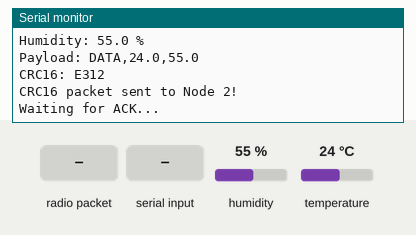
Simulated run of this sketch. Board: Arduino Uno, built with avr-gcc and run on an emulated ATmega328P. Shown: the last lines printed to the serial monitor. The inputs (shaded band) are chosen by the test bench; at power-on: humidity 55 %, temperature 24 °C. No radio packets arrive unless stated.

Above: at 1.3 s.
1.4 s: humidity set to 22 %
At 2.8 s:
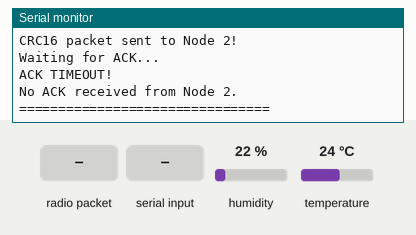
3.8 s: radio packet "ACK" arrives
At 5.8 s:
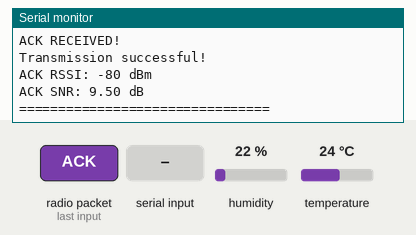
6.8 s: "ACK\n" received over Serial
At 8.0 s:
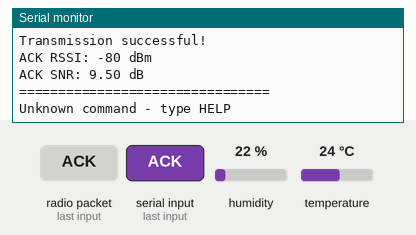
8.3 s: temperature set to 12 °C
At 11.8 s:
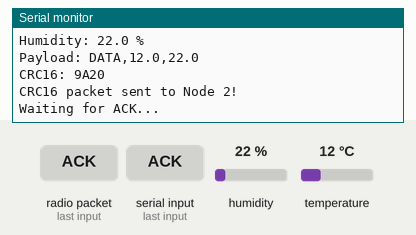
16.7 s: "HELP\n" received over Serial
At 18.2 s:
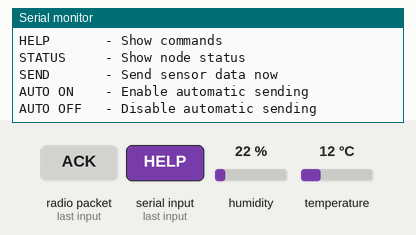
18.8 s: "STATUS\n" received over Serial
At 20.0 s:
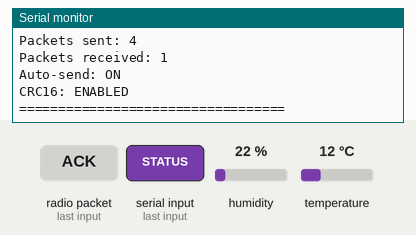

The sketch:

RFM95_Sender.ino
```cpp
#include <SPI.h>
#include <LoRa.h>
#include <DHT.h>
#include <string.h>
#include <ctype.h>
#include <stdint.h>

#define LORA_FREQUENCY 868E6

// DHT11 configuration
#define DHTPIN A0
#define DHTTYPE DHT11

DHT dht(DHTPIN, DHTTYPE);

// LoRa configuration
const long frequency = LORA_FREQUENCY;
int spreadingFactor = 7;
int txPower = 17;
long bandwidth = 125E3;

// Sending configuration
bool autoSend = true;
unsigned long lastSend = 0;
const unsigned long SEND_INTERVAL = 5000;

// Statistics
unsigned long sent = 0;
unsigned long received = 0;

int lastRssi = 0;
float lastSnr = 0;

// Serial commands
char line[48];
byte lineLength = 0;


// ======================================
// CRC16 - CCITT-FALSE
// Polynomial: 0x1021
// Initial value: 0xFFFF
// ======================================

uint16_t calculateCRC16(const char *data) {

  uint16_t crc = 0xFFFF;

  while (*data) {

    crc ^= ((uint16_t)(uint8_t)*data << 8);

    for (byte i = 0; i < 8; i++) {

      if (crc & 0x8000) {
        crc = (crc << 1) ^ 0x1021;
      } else {
        crc <<= 1;
      }
    }

    data++;
  }

  return crc;
}


// ======================================
// SETUP
// ======================================

void setup() {

  Serial.begin(9600);

  dht.begin();

  Serial.println();
  Serial.println("================================");
  Serial.println("   NODE 1 - LORA SENDER");
  Serial.println("================================");

  LoRa.setPins(10, 9, 2);

  if (!LoRa.begin(frequency)) {
    Serial.println("LoRa module not responding!");
    while (true) {}
  }

  LoRa.setSpreadingFactor(12);
  LoRa.setSignalBandwidth(bandwidth);
  LoRa.setCodingRate4(5);
  LoRa.setSyncWord(0x12);
  LoRa.setTxPower(txPower);

  Serial.println("LoRa READY!");
  Serial.println("Frequency: 868 MHz");
  Serial.println("SF7 - BW125 kHz - CR4/5");
  Serial.println("DHT11 initialized!");
  Serial.println("CRC16: ENABLED");
  Serial.println("Type HELP for commands");

  lastSend = millis() - SEND_INTERVAL;
}


// ======================================
// SEND SENSOR DATA WITH CRC16
// ======================================

void sendSensorData() {

  float temperature = dht.readTemperature();
  float humidity = dht.readHumidity();

  if (isnan(temperature) || isnan(humidity)) {
    Serial.println("DHT11 ERROR: Sensor reading failed!");
    return;
  }

  Serial.println();
  Serial.println("========== SENSOR DATA ==========");

  Serial.print("Temperature: ");
  Serial.print(temperature, 1);
  Serial.println(" C");

  Serial.print("Humidity: ");
  Serial.print(humidity, 1);
  Serial.println(" %");


  // Create original payload
  String payload = "DATA,";
  payload += String(temperature, 1);
  payload += ",";
  payload += String(humidity, 1);


  // Calculate CRC16 over payload only
  uint16_t crc = calculateCRC16(payload.c_str());


  // Convert CRC to exactly 4 hexadecimal characters
  char crcText[5];
  snprintf(crcText, sizeof(crcText), "%04X", crc);


  // Display payload and CRC
  Serial.println();
  Serial.print("Payload: ");
  Serial.println(payload);

  Serial.print("CRC16: ");
  Serial.println(crcText);


  // Send payload + comma + CRC
  LoRa.beginPacket();

  LoRa.print(payload);
  LoRa.print(",");
  LoRa.print(crcText);

  LoRa.endPacket();

  sent++;

  Serial.println();
  Serial.println("CRC16 packet sent to Node 2!");
  Serial.println("Waiting for ACK...");


  // Wait for ACK
  unsigned long startWait = millis();
  bool ackReceived = false;

  while (millis() - startWait < 2000) {

    int packetSize = LoRa.parsePacket();

    if (packetSize) {

      String response = "";

      while (LoRa.available()) {
        response += (char)LoRa.read();
      }

      lastRssi = LoRa.packetRssi();
      lastSnr = LoRa.packetSnr();

      received++;

      if (response == "ACK") {

        ackReceived = true;

        Serial.println();
        Serial.println("ACK RECEIVED!");
        Serial.println("Transmission successful!");

        Serial.print("ACK RSSI: ");
        Serial.print(lastRssi);
        Serial.println(" dBm");

        Serial.print("ACK SNR: ");
        Serial.print(lastSnr);
        Serial.println(" dB");

        break;
      }
    }
  }

  if (!ackReceived) {

    Serial.println();
    Serial.println("ACK TIMEOUT!");
    Serial.println("No ACK received from Node 2.");
  }

  Serial.println("================================");
}


// ======================================
// DISPLAY STATUS
// ======================================

void status() {

  Serial.println();
  Serial.println("========== NODE 1 STATUS ==========");

  Serial.print("Frequency: ");
  Serial.print(frequency / 1000000);
  Serial.println(" MHz");

  Serial.print("Spreading Factor: SF");
  Serial.println(spreadingFactor);

  Serial.print("Bandwidth: ");
  Serial.print(bandwidth / 1000);
  Serial.println(" kHz");

  Serial.print("Packets sent: ");
  Serial.println(sent);

  Serial.print("Packets received: ");
  Serial.println(received);

  Serial.print("Auto-send: ");
  Serial.println(autoSend ? "ON" : "OFF");

  Serial.println("CRC16: ENABLED");

  Serial.println("==================================");
}


// ======================================
// HELP COMMANDS
// ======================================

void help() {

  Serial.println();
  Serial.println("Commands:");
  Serial.println("HELP       - Show commands");
  Serial.println("STATUS     - Show node status");
  Serial.println("SEND       - Send sensor data now");
  Serial.println("AUTO ON    - Enable automatic sending");
  Serial.println("AUTO OFF   - Disable automatic sending");
}


// ======================================
// PROCESS SERIAL COMMANDS
// ======================================

void command(char* text) {

  while (*text == ' ') ++text;

  char* arg = strchr(text, ' ');

  if (arg) {
    *arg++ = 0;
    while (*arg == ' ') ++arg;
  } else {
    arg = text + strlen(text);
  }

  for (char* p = text; *p; ++p) {
    *p = toupper(*p);
  }

  if (!*text) return;

  if (strcmp(text, "HELP") == 0) {
    help();
  }

  else if (strcmp(text, "STATUS") == 0) {
    status();
  }

  else if (strcmp(text, "SEND") == 0) {
    sendSensorData();
  }

  else if (strcmp(text, "AUTO") == 0) {

    for (char* p = arg; *p; ++p) {
      *p = toupper(*p);
    }

    if (strcmp(arg, "ON") == 0) {
      autoSend = true;
      Serial.println("Auto-send ENABLED");
    }

    else if (strcmp(arg, "OFF") == 0) {
      autoSend = false;
      Serial.println("Auto-send DISABLED");
    }

    else {
      Serial.println("Use AUTO ON or AUTO OFF");
    }
  }

  else {
    Serial.println("Unknown command - type HELP");
  }
}


// ======================================
// READ SERIAL MONITOR INPUT
// ======================================

void readSerial() {

  while (Serial.available()) {

    char c = Serial.read();

    if (c == '\r' || c == '\n') {

      if (lineLength) {
        line[lineLength] = '\0';
        lineLength = 0;
        command(line);
      }
    }

    else if (lineLength < sizeof(line) - 1) {
      line[lineLength++] = c;
    }
  }
}


// ======================================
// MAIN LOOP
// ======================================

void loop() {

  readSerial();

  if (autoSend && millis() - lastSend >= SEND_INTERVAL) {

    lastSend = millis();

    sendSensorData();
  }
}
```

Measured:
- after the input at 3.8 s, the serial monitor: prints a new line after 1.6 s (image 2)
- after the input at 6.8 s, the serial monitor: prints a new line at once (image 3)
- after the input at 8.3 s, the serial monitor: prints a new line after 1.9 s (image 4)
- after the input at 16.7 s, the serial monitor: prints a new line after 0.67 s (image 5)
- after the input at 18.8 s, the serial monitor: prints a new line at once (image 6)
